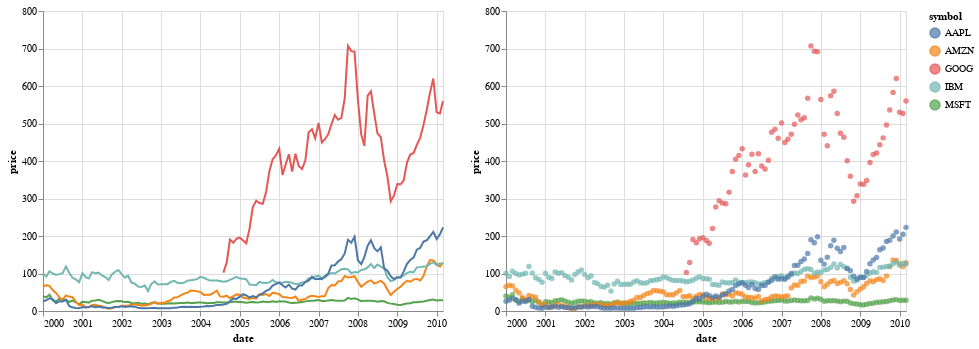

The code cell stored with this chart in its notebook:
### Markdown cell above
## Горизонтальная конкатенация

Аналогичным образом эти графики можно расположить рядом с использованием ``alt.hconcat``, или оператора ``|``:

### Code cell
base.mark_line() | base.mark_circle()

### Figure 1 — Vega-Lite specification as saved in the notebook (floating-point values rounded to 4 significant figures; data arrays with more than 128 entries replaced by an {"elided": "..."} marker saying what was removed)
{"config": {"view": {"continuousWidth": 400, "continuousHeight": 300}}, "hconcat": [{"mark": "line", "encoding": {"color": {"field": "symbol", "type": "nominal"}, "x": {"field": "date", "type": "temporal"}, "y": {"field": "price", "type": "quantitative"}}}, {"mark": "circle", "encoding": {"color": {"field": "symbol", "type": "nominal"}, "x": {"field": "date", "type": "temporal"}, "y": {"field": "price", "type": "quantitative"}}}], "data": {"name": "data-96e857a61c6b623bafe23440d582a500"}, "$schema": "https://vega.github.io/schema/vega-lite/v4.17.0.json", "datasets": {"data-96e857a61c6b623bafe23440d582a500": {"elided": "560 records"}}}
